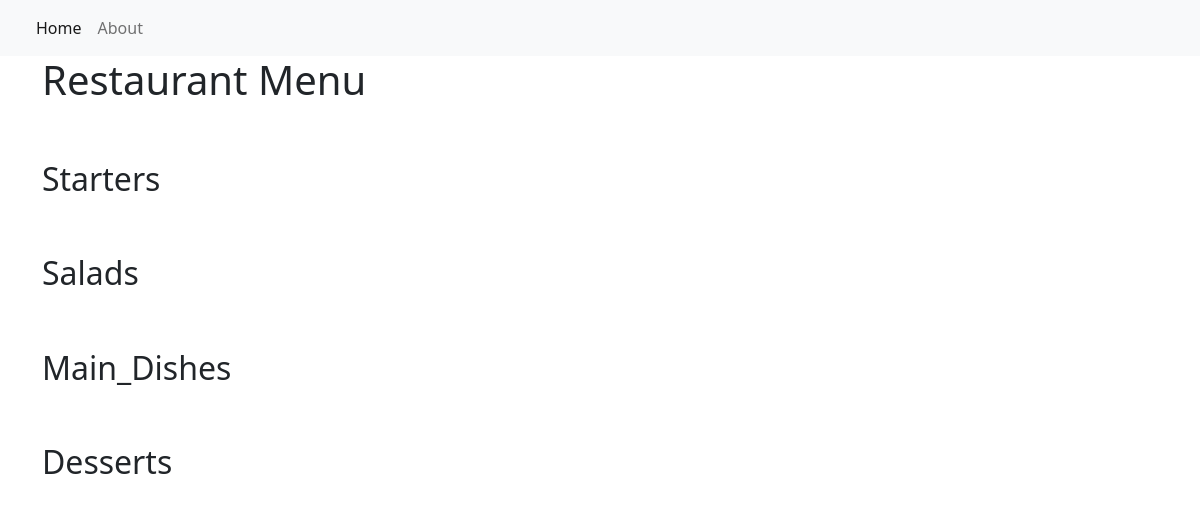
The app's page /, older data.
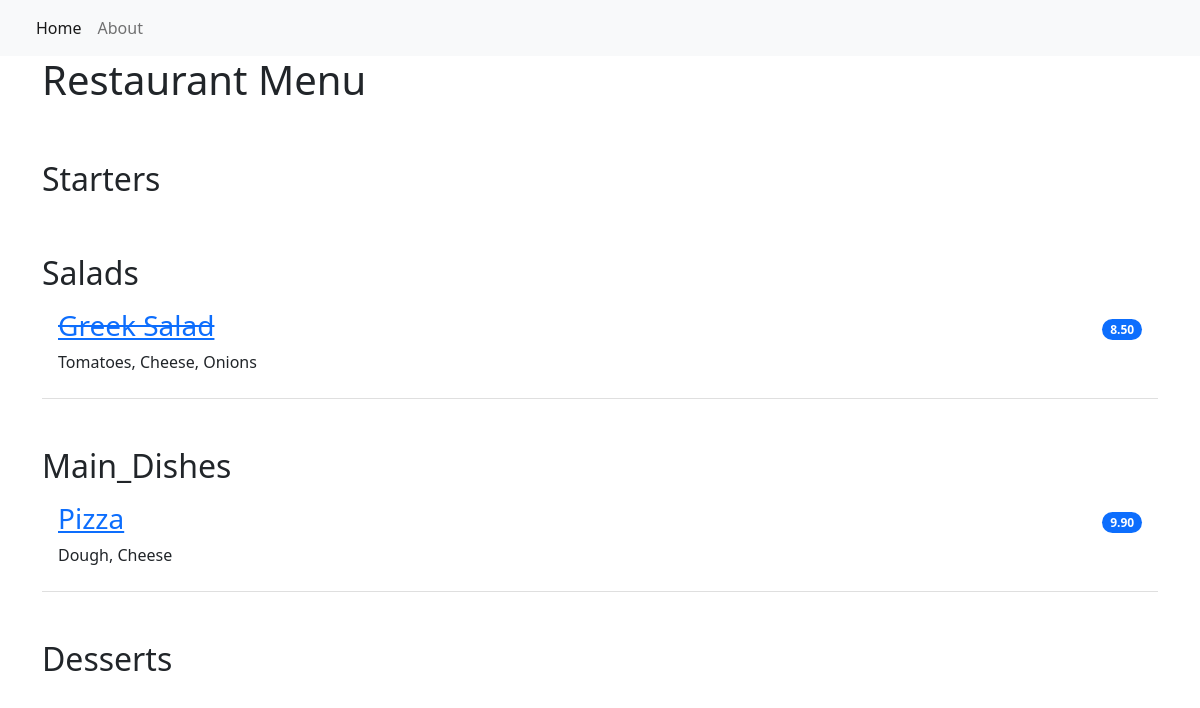
The same page, newer data.
### restaurant_menu/models.py (models this page shows, shortened)
class Item(models.Model):
    meal = models.CharField(max_length=1000, unique=True)
    description = models.CharField(max_length=2000)
    price = models.DecimalField(max_digits=10, decimal_places=2)
    meal_type = models.CharField(max_length=200, choices=MEAL_TYPE)
    author = models.ForeignKey(User, on_delete=models.PROTECT)
    status = models.IntegerField(choices=STATUS, default=0)
    date_created = models.DateTimeField(auto_now_add=True)
    date_updated = models.DateTimeField(auto_now=True)

### restaurant_menu/views.py (the view)
# urls.py: path('', views.MenuList.as_view(), name='home'),
class MenuList(generic.ListView):
    queryset = Item.objects.order_by("-date_created")
    template_name = "index.html"
    def get_context_data(self, **kwargs):
        context = super().get_context_data(**kwargs)
        context["meals"] = MEAL_TYPE
        return context

### restaurant_menu/templates/index.html
{% extends 'base.html' %}
{% block content %}
<div class="container">
  <h1>Restaurant Menu</h1>
    <ul class="list-group list-group-flush">
        {% for meal in meals %}
            <h2 class="pt-5">{{ meal.1 }}</h2>
                {% for row in item_list %}
                    {% if row.meal_type == meal.0 %}
                        {% if row.status == 0 %}
                        <li class="list-group-item d-flex justify-content-between align-items-center border-0 pb-0">
                            <a href="{% url 'menu_item' row.pk %}"><h3><del>{{ row.meal }}</del></h3></a>
                            <span class="badge bg-primary rounded-pill">{{ row.price }}</span>
                        </li>
                        <li class="list-group-item pt-0">
                            <p>{{ row.description }}</p>
                        </li>
                        {% else %}
                        <li class="list-group-item d-flex justify-content-between align-items-center border-0 pb-0">
                            <a href="{% url 'menu_item' row.pk %}"><h3>{{ row.meal }}</h3></a>
                            <span class="badge bg-primary rounded-pill">{{ row.price }}</span>
                        </li>
                        <li class="list-group-item pt-0">
                            <p>{{ row.description }}</p>
                        </li>
                        {% endif %}
                    {% endif %}
                {% endfor %}
        {% endfor %}
    </ul>
</div>
{% endblock content %}

Row changes from the older to the newer data that the page shows:
added Item: meal "Greek Salad", price "8.50", description "Tomatoes, Cheese, Onions", shown under "Salads"
added Item: meal "Pizza", price "9.90", description "Dough, Cheese", shown under "Main_Dishes"
